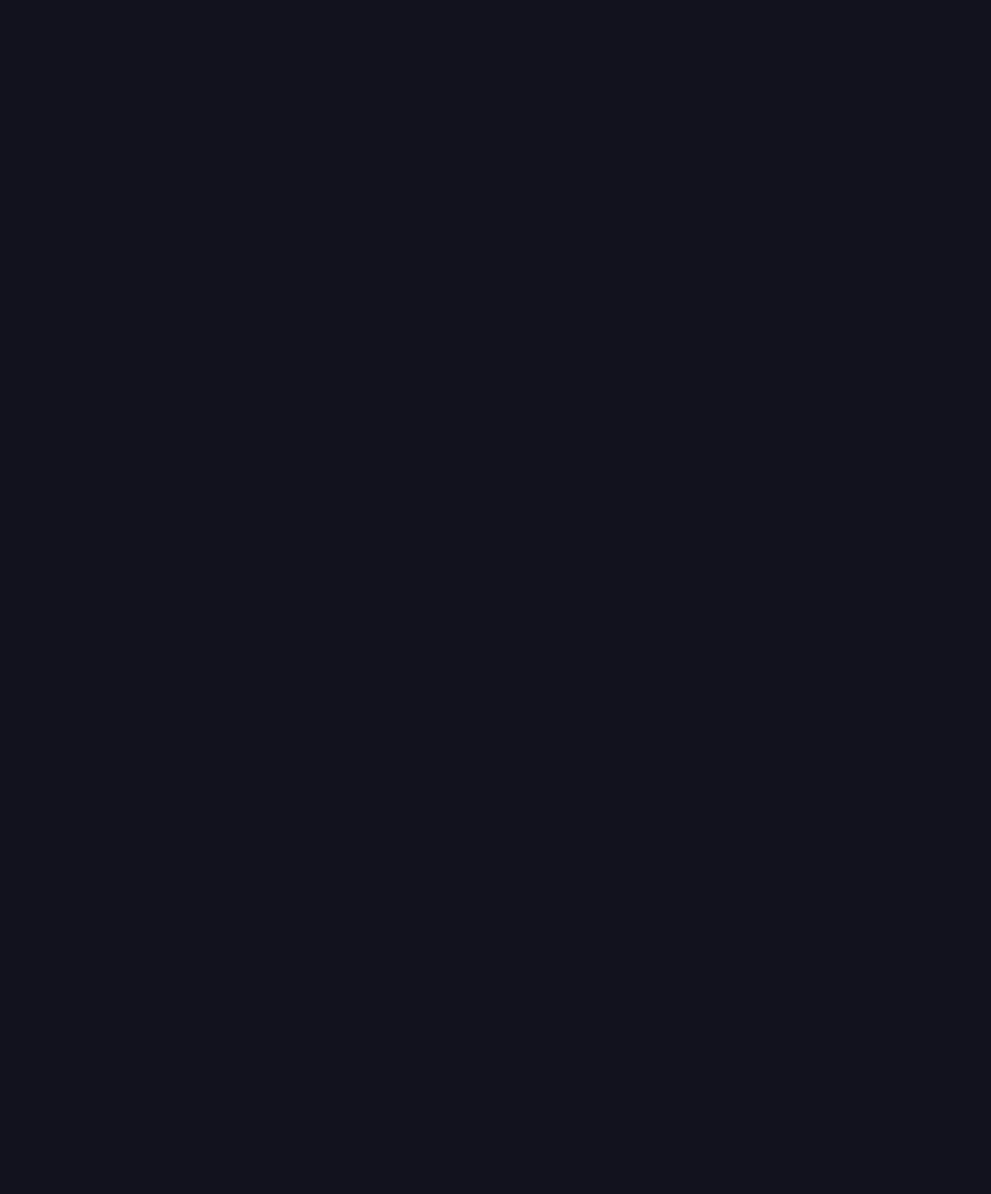
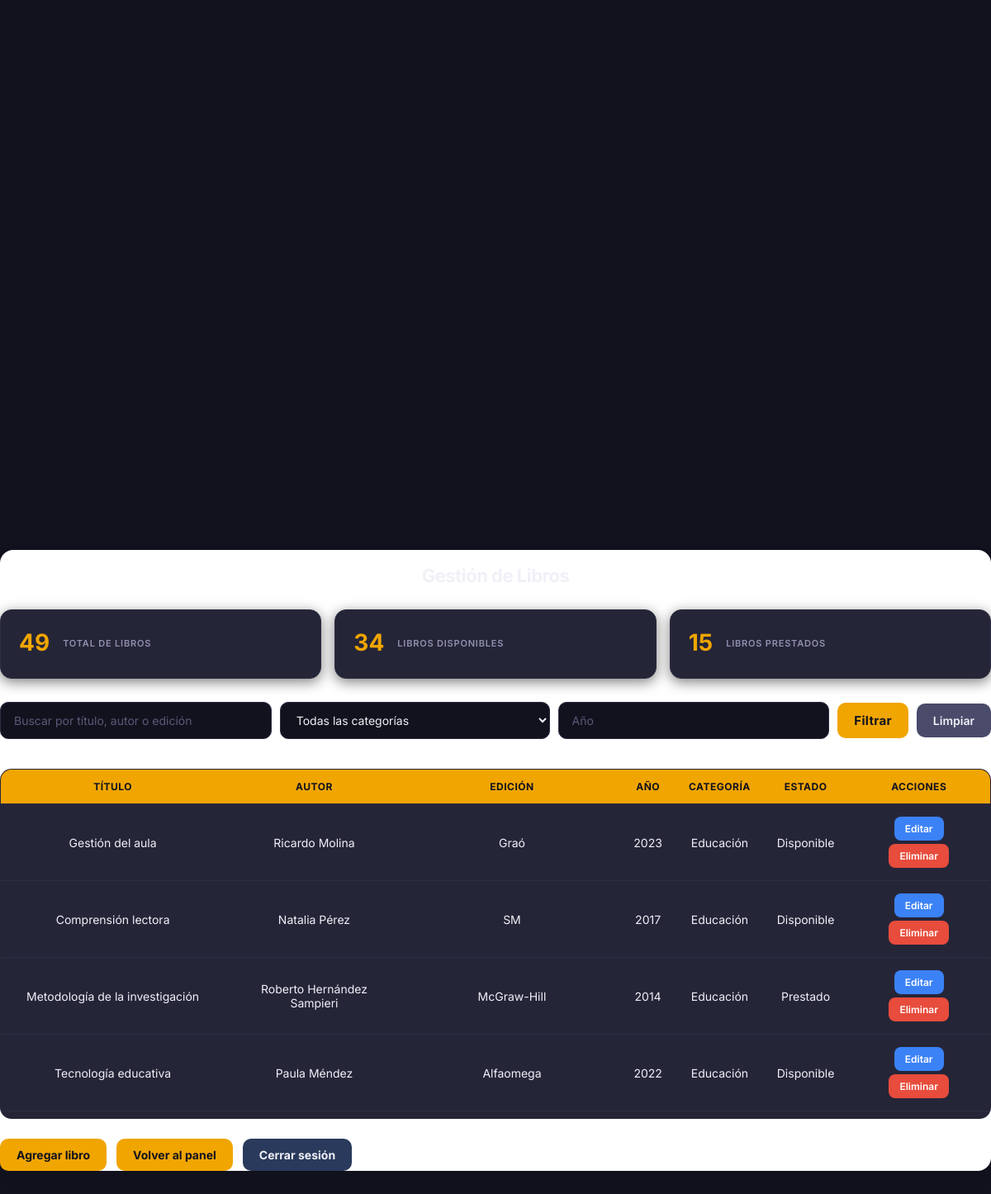
Page /admin/libros.php (signed in) on the committed database (2 pictures, top to bottom).
### tables this page shows
CREATE TABLE `libros` (
  `id` int(11) NOT NULL,
  `titulo` varchar(150) NOT NULL,
  `autor` varchar(120) NOT NULL,
  `edicion` varchar(150) NOT NULL,
  `anio_publicacion` year(4) NOT NULL,
  `estado` enum('disponible','prestado') NOT NULL DEFAULT 'disponible',
  `categoria_id` int(11) NOT NULL,
  `descripcion` text DEFAULT NULL,
  `fecha_registro` timestamp NOT NULL DEFAULT current_timestamp()
);

CREATE TABLE `categorias` (
  `id` int(11) NOT NULL,
  `nombre` varchar(100) NOT NULL
);

### admin/libros.php (the view, shortened to what this page needs)
<?php
require_once "../includes/conexion.php";
$busqueda = isset($_GET["busqueda"]) ? trim($_GET["busqueda"]) : "";
$anio = isset($_GET["anio"]) ? trim($_GET["anio"]) : "";
$sql = "SELECT libros.*, categorias.nombre AS categoria
        FROM libros
        INNER JOIN categorias ON libros.categoria_id = categorias.id
        WHERE 1=1";
$sql_total = "SELECT COUNT(*) AS total FROM libros";
$stmt_total = $conexion->prepare($sql_total);
$stmt_total->execute();
$total_libros = $stmt_total->fetch(PDO::FETCH_ASSOC)["total"];
$sql_disponibles = "SELECT COUNT(*) AS total FROM libros WHERE estado = 'disponible'";
$stmt_disponibles = $conexion->prepare($sql_disponibles);
$stmt_disponibles->execute();
$total_disponibles = $stmt_disponibles->fetch(PDO::FETCH_ASSOC)["total"];
$sql_prestados = "SELECT COUNT(*) AS total FROM libros WHERE estado = 'prestado'";
$stmt_prestados = $conexion->prepare($sql_prestados);
$stmt_prestados->execute();
$total_prestados = $stmt_prestados->fetch(PDO::FETCH_ASSOC)["total"];
$sql .= " ORDER BY libros.id DESC";
$stmt = $conexion->prepare($sql);
$stmt->execute();
$libros = $stmt->fetchAll(PDO::FETCH_ASSOC);
?>
<!DOCTYPE html>
<html lang="es">
<head>
    <link rel="stylesheet" href="../css/estilos.css">
</head>
<body>
    <div class="contenedor contenedor-tabla">
        <h2>Gestión de Libros</h2>
        <div class="resumen-libros">
            <div class="card-resumen">
                <h3><?php echo $total_libros; ?></h3>
                <p>Total de libros</p>
            </div>
            <div class="card-resumen">
                <h3><?php echo $total_disponibles; ?></h3>
                <p>Libros disponibles</p>
            </div>
            <div class="card-resumen">
                <h3><?php echo $total_prestados; ?></h3>
                <p>Libros prestados</p>
            </div>
        </div>
        <form method="GET" class="form-filtros">
            <input type="text" name="busqueda" placeholder="Buscar por título, autor o edición" value="<?php echo htmlspecialchars($busqueda); ?>">
            <select name="categoria_id">
                <option value="">Todas las categorías</option>
            </select>
            <input type="number" name="anio" placeholder="Año" value="<?php echo htmlspecialchars($anio); ?>" min="1000" max="9999">
            <button type="submit">Filtrar</button>
            <a class="btn-limpiar" href="libros.php">Limpiar</a>
        </form>
      <div class="tabla-scroll">
        <table>
                <thead>
                    <tr>
                       <th>Título</th>
                       <th>Autor</th>
                       <th>Edición</th>
                       <th>Año</th>
                       <th>Categoría</th>
                       <th>Estado</th>
                       <th>Acciones</th>
                    </tr>
                </thead>
            <tbody>
                <?php if (count($libros) > 0): ?>
                    <?php foreach ($libros as $libro): ?>
                        <tr>
                            <td><?php echo htmlspecialchars($libro["titulo"]); ?></td>
                            <td><?php echo htmlspecialchars($libro["autor"]); ?></td>
                            <td><?php echo htmlspecialchars($libro["edicion"]); ?></td>
                            <td><?php echo $libro["anio_publicacion"]; ?></td>
                            <td><?php echo htmlspecialchars($libro["categoria"]); ?></td>
                            <td><?php echo ucfirst($libro["estado"]); ?></td>
                            <td>
                                <a class="btn-accion editar" href="editar_libro.php?id=<?php echo $libro["id"]; ?>">Editar</a>
                                <a class="btn-accion eliminar" href="eliminar_libro.php?id=<?php echo $libro["id"]; ?>" onclick="return confirm('¿Seguro que deseas eliminar este libro?')">Eliminar</a>
                            </td>
                        </tr>
                    <?php endforeach; ?>
                <?php else: ?>
                    <tr>
                        <td colspan="7">No se encontraron libros con esos filtros.</td>
                    </tr>
                <?php endif; ?>
            </tbody>
        </table>
      </div>
        <div class="acciones-inferiores">
            <a class="btn-secundario" href="agregar_libro.php">Agregar libro</a>
            <a class="btn-secundario" href="dashboard.php">Volver al panel</a>
            <a class="btn-secundario salir" href="../logout.php">Cerrar sesión</a>
        </div>
    </div>
</body>
</html>

### rows in the picture
libros: titulo "Gestión del aula", autor "Ricardo Molina", edicion "Graó", anio_publicacion "2023", categoria.nombre "Educación", estado "Disponible"
libros: titulo "Comprensión lectora", autor "Natalia Pérez", edicion "SM", anio_publicacion "2017", categoria.nombre "Educación", estado "Disponible"
libros: titulo "Metodología de la investigación", autor "Roberto Hernández Sampieri", edicion "McGraw-Hill", anio_publicacion "2014", categoria.nombre "Educación", estado "Prestado"
libros: titulo "Tecnología educativa", autor "Paula Méndez", edicion "Alfaomega", anio_publicacion "2022", categoria.nombre "Educación", estado "Disponible"

### other values in the picture
$total_libros "49"
$total_disponibles "34"
$total_prestados "15"
